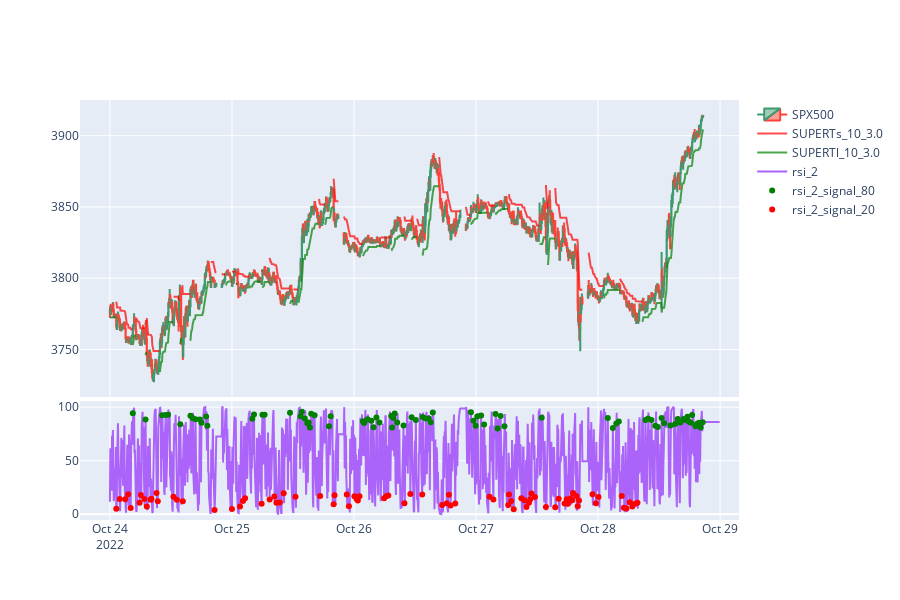

The notebook cell this image was saved under:
### Code cell
data_1 = '2022-10-24'
data_2 = '2022-10-28'

rsi_window = '2'

df_plot = df.loc[data_1:data_2]
supertrend_plot = supertrend.loc[data_1:data_2]


# Declare plotly figure (go)
fig=go.Figure()
# add subplot properties when initializing fig variable ***don't forget to import plotly!!!***
fig = make_subplots(
    rows=2, cols=1, shared_xaxes=True, vertical_spacing=0.01, row_heights=[0.5,0.2])


fig.add_trace(go.Candlestick(x=df_plot.index,
                open=df_plot['bidopen'],
                high=df_plot['bidhigh'],
                low=df_plot['bidlow'],
                close=df_plot['bidclose'],
                            name=symbol))

fig.add_trace(go.Scatter(x=supertrend_plot.index, 
                         y=supertrend_plot['SUPERTs_10_3.0'], 
                         opacity=0.7, 
                         line=dict(color='red', width=2), 
                         name='SUPERTs_10_3.0'))

fig.add_trace(go.Scatter(x=supertrend_plot.index, 
                         y=supertrend_plot['SUPERTl_10_3.0'], 
                         opacity=0.7, 
                         line=dict(color='green', width=2), 
                         name='SUPERTl_10_3.0'))

fig.add_trace(go.Scatter(x=df_plot.index, 
                     y=df_plot['rsi_'+rsi_window],
                         name='rsi_'+rsi_window
                    ), row=2, col=1)

fig.add_trace(go.Scatter(x=df_plot.index[df_plot['rsi_'+rsi_window+'_signal_80']], 
                     y=df_plot['rsi_'+rsi_window][df_plot['rsi_'+rsi_window+'_signal_80']],
                        name='rsi_'+rsi_window+'_signal_80',
                        mode='markers',
                        marker = {'color': 'green'},
                    ), row=2, col=1)                 
fig.add_trace(go.Scatter(x=df_plot.index[df_plot['rsi_'+rsi_window+'_signal_20']], 
                     y=df_plot['rsi_'+rsi_window][df_plot['rsi_'+rsi_window+'_signal_20']],
                        name='rsi_'+rsi_window+'_signal_20',
                        mode='markers',
                        marker = {'color': 'red'},
                    ), row=2, col=1)                   



# Update the layout by changing the figure size, hiding the legend and rangeslider
fig.update_layout(height=600,# width=1000, 
                  showlegend=True, 
                  xaxis_rangeslider_visible=False)

fig.show()

### Figure 1 — Plotly figure (JSON) as saved in the notebook; plotly's stock layout.template omitted (floating-point values rounded to 4 significant figures; data arrays with more than 128 entries replaced by an {"elided": "..."} marker saying what was removed)
{"data": [{"close": {"elided": "1440 float values"}, "high": {"elided": "1440 float values"}, "low": {"elided": "1440 float values"}, "name": "SPX500", "open": {"elided": "1440 float values"}, "type": "candlestick", "x": {"elided": "1440 str values"}}, {"line": {"color": "red", "width": 2}, "name": "SUPERTs_10_3.0", "opacity": 0.7, "type": "scatter", "x": {"elided": "1440 str values"}, "y": {"elided": "1440 float values"}}, {"line": {"color": "green", "width": 2}, "name": "SUPERTl_10_3.0", "opacity": 0.7, "type": "scatter", "x": {"elided": "1440 str values"}, "y": {"elided": "1440 float values"}}, {"name": "rsi_2", "type": "scatter", "x": {"elided": "1440 str values"}, "xaxis": "x2", "y": {"elided": "1440 float values"}, "yaxis": "y2"}, {"marker": {"color": "green"}, "mode": "markers", "name": "rsi_2_signal_80", "type": "scatter", "x": ["2022-10-24T04:30:00", "2022-10-24T07:00:00", "2022-10-24T10:15:00", "2022-10-24T10:55:00", "2022-10-24T11:25:00", "2022-10-24T13:50:00", "2022-10-24T15:50:00", "2022-10-24T16:15:00", "2022-10-24T16:50:00", "2022-10-24T17:40:00", "2022-10-24T18:00:00", "2022-10-24T18:55:00", "2022-10-24T19:10:00", "2022-10-25T04:00:00", "2022-10-25T04:20:00", "2022-10-25T06:00:00", "2022-10-25T06:25:00", "2022-10-25T11:25:00", "2022-10-25T13:30:00", "2022-10-25T13:45:00", "2022-10-25T14:20:00", "2022-10-25T14:50:00", "2022-10-25T15:05:00", "2022-10-25T15:20:00", "2022-10-25T15:35:00", "2022-10-25T16:15:00", "2022-10-25T19:05:00", "2022-10-25T19:25:00", "2022-10-26T01:45:00", "2022-10-26T02:00:00", "2022-10-26T02:40:00", "2022-10-26T03:25:00", "2022-10-26T03:50:00", "2022-10-26T04:25:00", "2022-10-26T05:00:00", "2022-10-26T07:20:00", "2022-10-26T07:30:00", "2022-10-26T07:45:00", "2022-10-26T08:00:00", "2022-10-26T08:30:00", "2022-10-26T09:45:00", "2022-10-26T11:20:00", "2022-10-26T12:10:00", "2022-10-26T13:30:00", "2022-10-26T14:05:00", "2022-10-26T14:40:00", "2022-10-26T15:05:00", "2022-10-26T15:30:00", "2022-10-26T23:00:00", "2022-10-26T23:30:00", "2022-10-26T23:55:00", "2022-10-27T00:15:00", "2022-10-27T01:00:00", "2022-10-27T01:35:00", "2022-10-27T03:50:00", "2022-10-27T04:15:00", "2022-10-27T04:50:00", "2022-10-27T05:35:00", "2022-10-27T12:55:00", "2022-10-28T01:55:00", "2022-10-28T02:55:00", "2022-10-28T03:35:00", "2022-10-28T04:05:00", "2022-10-28T09:20:00", "2022-10-28T09:50:00", "2022-10-28T10:30:00", "2022-10-28T11:15:00", "2022-10-28T11:45:00", "2022-10-28T12:30:00", "2022-10-28T13:00:00", "2022-10-28T14:15:00", "2022-10-28T15:10:00", "2022-10-28T15:40:00", "2022-10-28T16:10:00", "2022-10-28T16:50:00", "2022-10-28T17:05:00", "2022-10-28T17:35:00", "2022-10-28T17:50:00", "2022-10-28T18:15:00", "2022-10-28T18:30:00", "2022-10-28T19:10:00", "2022-10-28T19:25:00", "2022-10-28T19:50:00", "2022-10-28T20:10:00", "2022-10-28T20:35:00"], "xaxis": "x2", "y": [94.36, 88.4, 92.47, 92.77, 92.87, 83.95, 91.93, 89.9, 88.73, 88.39, 85.43, 91.22, 82.64, 89.1, 93.17, 92.98, 92.85, 94.78, 91.49, 95.69, 89.49, 85.04, 85.67, 81.02, 93.93, 92.31, 82.06, 91.58, 86.94, 85.23, 88.64, 87.25, 81.31, 90.28, 85.7, 91.69, 81.01, 89.76, 93.96, 85.63, 82.97, 90.59, 88.01, 90.77, 89.4, 89.46, 85.96, 94.97, 95.14, 87.28, 82.67, 91.34, 92.09, 83.75, 93.54, 80.16, 91.69, 82.23, 90.05, 89.82, 80.51, 84.62, 86.51, 87.88, 89.4, 87.96, 82.69, 81.51, 89.75, 85.07, 82.77, 84.15, 88.89, 85.72, 88.86, 88.08, 91.06, 86.5, 85.45, 92.74, 82.21, 84.2, 85.32, 80.95, 85.83], "yaxis": "y2"}, {"marker": {"color": "red"}, "mode": "markers", "name": "rsi_2_signal_20", "type": "scatter", "x": ["2022-10-24T01:15:00", "2022-10-24T01:55:00", "2022-10-24T03:00:00", "2022-10-24T03:35:00", "2022-10-24T04:05:00", "2022-10-24T05:50:00", "2022-10-24T06:05:00", "2022-10-24T06:45:00", "2022-10-24T07:15:00", "2022-10-24T08:00:00", "2022-10-24T08:10:00", "2022-10-24T09:10:00", "2022-10-24T09:25:00", "2022-10-24T12:30:00", "2022-10-24T13:10:00", "2022-10-24T14:20:00", "2022-10-24T20:35:00", "2022-10-25T00:00:00", "2022-10-25T01:35:00", "2022-10-25T02:10:00", "2022-10-25T02:35:00", "2022-10-25T05:50:00", "2022-10-25T07:25:00", "2022-10-25T08:20:00", "2022-10-25T08:45:00", "2022-10-25T09:25:00", "2022-10-25T10:10:00", "2022-10-25T12:30:00", "2022-10-25T17:20:00", "2022-10-25T20:00:00", "2022-10-25T20:10:00", "2022-10-25T22:35:00", "2022-10-25T23:00:00", "2022-10-26T00:05:00", "2022-10-26T00:30:00", "2022-10-26T00:45:00", "2022-10-26T01:05:00", "2022-10-26T05:55:00", "2022-10-26T06:20:00", "2022-10-26T06:45:00", "2022-10-26T09:55:00", "2022-10-26T11:05:00", "2022-10-26T13:25:00", "2022-10-26T17:20:00", "2022-10-26T18:15:00", "2022-10-26T18:40:00", "2022-10-26T19:00:00", "2022-10-26T19:55:00", "2022-10-27T02:40:00", "2022-10-27T03:25:00", "2022-10-27T06:20:00", "2022-10-27T06:30:00", "2022-10-27T06:55:00", "2022-10-27T07:25:00", "2022-10-27T08:55:00", "2022-10-27T09:30:00", "2022-10-27T09:55:00", "2022-10-27T10:25:00", "2022-10-27T10:40:00", "2022-10-27T10:55:00", "2022-10-27T11:35:00", "2022-10-27T13:45:00", "2022-10-27T15:35:00", "2022-10-27T16:15:00", "2022-10-27T17:25:00", "2022-10-27T17:50:00", "2022-10-27T18:05:00", "2022-10-27T18:40:00", "2022-10-27T18:55:00", "2022-10-27T19:05:00", "2022-10-27T19:45:00", "2022-10-27T20:00:00", "2022-10-27T20:15:00", "2022-10-27T22:55:00", "2022-10-27T23:35:00", "2022-10-28T00:05:00", "2022-10-28T04:40:00", "2022-10-28T05:05:00", "2022-10-28T05:35:00", "2022-10-28T06:15:00", "2022-10-28T06:45:00", "2022-10-28T07:20:00", "2022-10-28T07:45:00"], "xaxis": "x2", "y": [5.098, 14.29, 14.01, 18.66, 5.787, 10.71, 18.07, 14.35, 7.298, 13.66, 14.49, 19.92, 12.04, 16.4, 13.58, 12.24, 3.926, 5.011, 7.281, 12.41, 14.94, 9.808, 13.73, 16.5, 10.65, 11.05, 19.6, 16.3, 17.04, 9.328, 17.86, 18.4, 7.398, 16.75, 14.31, 12.92, 16.73, 15.04, 16.9, 17.61, 10.23, 18.88, 18.34, 8.535, 10.38, 18.28, 8.256, 10.1, 16.46, 13.72, 8.746, 18.51, 12.35, 4.773, 15.07, 13.08, 6.678, 10.68, 14.04, 19.31, 16.02, 6.729, 6.579, 14.59, 10.09, 14.1, 9.88, 15.03, 13.18, 19.91, 17.16, 7.591, 12.9, 18.67, 10.29, 16.22, 17.04, 5.984, 5.439, 11.21, 7.362, 9.758, 10.82], "yaxis": "y2"}], "layout": {"height": 600, "showlegend": true, "xaxis": {"anchor": "y", "domain": [0, 1], "matches": "x2", "rangeslider": {"visible": false}, "showticklabels": false}, "xaxis2": {"anchor": "y2", "domain": [0, 1]}, "yaxis": {"anchor": "x", "domain": [0.2929, 1]}, "yaxis2": {"anchor": "x2", "domain": [0, 0.2829]}}}
